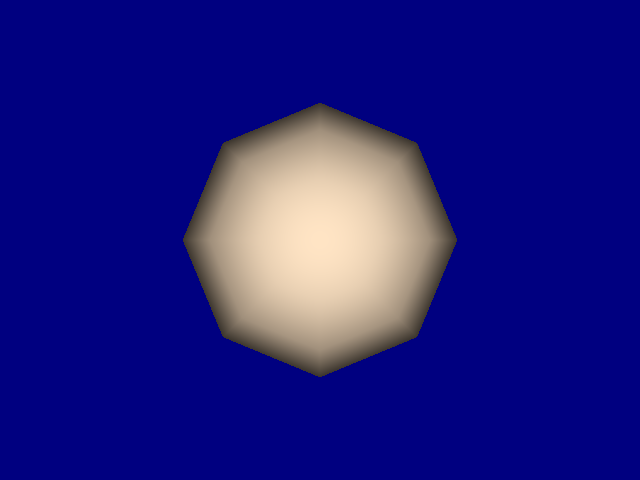

Write Python code to recreate this figure.
#!/usr/bin/env python

# Use vtkHardwareSelector to identify visible cells in the scene.

# Factory overrides: importing these modules registers the OpenGL rendering
# and interaction style implementations for vtkRenderingCore factory classes.
import vtkmodules.vtkInteractionStyle  # noqa: F401
import vtkmodules.vtkRenderingOpenGL2  # noqa: F401

# VTK pipeline classes used in this example
from vtkmodules.vtkCommonDataModel import vtkDataObject
from vtkmodules.vtkFiltersSources import vtkSphereSource
from vtkmodules.vtkInteractionStyle import vtkInteractorStyleTrackballCamera
from vtkmodules.vtkRenderingCore import (
    vtkActor,
    vtkHardwareSelector,
    vtkPolyDataMapper,
    vtkRenderWindow,
    vtkRenderWindowInteractor,
    vtkRenderer,
)

# Colors (normalized RGB)
bisque = (1.000, 0.894, 0.769)
navy = (0.000, 0.000, 0.502)

# Source: generate sphere polygon data
source = vtkSphereSource()
source.SetCenter(0.0, 0.0, 0.0)
source.SetRadius(5.0)

# Mapper: map polygon data to graphics primitives
mapper = vtkPolyDataMapper()
mapper.SetInputConnection(source.GetOutputPort())

# Actor: assign the mapped geometry
actor = vtkActor()
actor.SetMapper(mapper)
actor.GetProperty().SetColor(bisque)

# Renderer: assemble the scene and configure the camera
renderer = vtkRenderer()
renderer.AddActor(actor)
renderer.GetActiveCamera().ParallelProjectionOn()
renderer.SetBackground(navy)
renderer.ResetCamera()

# Window: display the rendered scene
render_window = vtkRenderWindow()
render_window.AddRenderer(renderer)
render_window.SetWindowName("hardware selector")
render_window.SetMultiSamples(0)
render_window.SetSize(640, 480)

# Interactor: handle mouse and keyboard events
render_window_interactor = vtkRenderWindowInteractor()
render_window_interactor.SetRenderWindow(render_window)

style = vtkInteractorStyleTrackballCamera()
render_window_interactor.SetInteractorStyle(style)


# Callback: use hardware selection to report visible cell IDs
def selection_callback(caller, event_id):
    selector = vtkHardwareSelector()
    selector.SetFieldAssociation(vtkDataObject.FIELD_ASSOCIATION_CELLS)
    selector.SetRenderer(renderer)
    x, y = caller.GetRenderWindow().GetSize()
    selector.SetArea(0, 0, x, y)
    result = selector.Select()
    if result.GetNumberOfNodes() < 1:
        print("No visible cells")
    else:
        node = result.GetNode(0)
        selection_list = node.GetSelectionList()
        ids = [int(selection_list.GetValue(i)) for i in range(selection_list.GetNumberOfTuples())]
        print("Visible cell IDs:", ids)


render_window_interactor.AddObserver("UserEvent", selection_callback)

# Launch the interactive visualization
render_window_interactor.Initialize()
render_window_interactor.Start()
